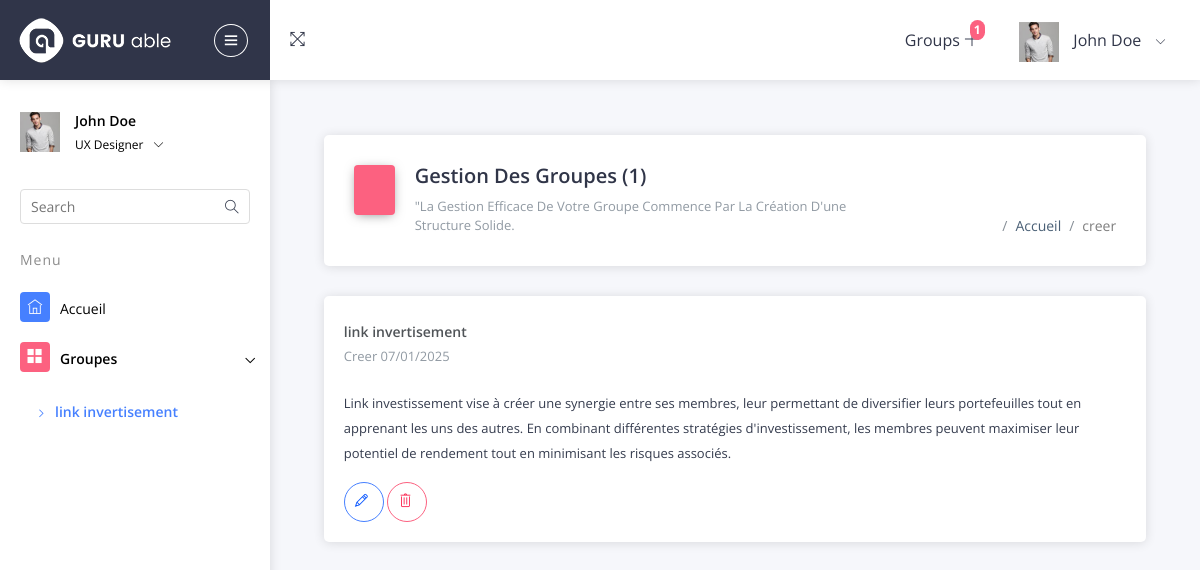
Page /group (signed in) on the committed database.
### fact_gest/models.py (models this page shows, shortened)
class Group(models.Model):
    noms = models.CharField(max_length=255)
    description = models.TextField(null=True, blank=True)
    date_creee = models.DateTimeField(auto_now_add=True)
    proprietaire = models.ForeignKey(settings.AUTH_USER_MODEL, on_delete=models.CASCADE, related_name='groupes')
    class Meta:
        verbose_name = 'groupe'
        verbose_name_plural = 'groupes'

### fact_gest/views.py (the view)
# urls.py: path('group',views.voir_group,name='voir-group'),
def voir_group(request):
    user = request.user
    try:
        groupes = Group.objects.filter(proprietaire=user)
        if not groupes.exists():
            messages.error(request, 'Aucun groupe n’est associé à votre compte.')
            return redirect('accueil')
    except Group.DoesNotExist:
        messages.error(request, 'Une erreur s’est produite. Aucun groupe trouvé.')
        return redirect('accueil')
    groupes_entreprise = Group.objects.prefetch_related('companies').filter(proprietaire=user)
    total_group = groupes.count()
    context = {
        'groupes':groupes,
        'groupes_entreprise':groupes_entreprise,
        'total_group':total_group
    }
    return render(request, 'fact_gest/group.html', context)

### templates/fact_gest/group.html (shortened to what this page needs)
{% extends 'navigateur/base.html' %}
{% load static %}
{% block fact %}
    <div id="pcoded" class="pcoded">
        <div class="pcoded-container navbar-wrapper">
            {% include 'navigateur/nav1.html' %}
            <div class="pcoded-main-container">
                <div class="pcoded-wrapper">
                    {% include 'navigateur/nav3.html' %}
                    <div class="pcoded-content">
                        <div class="pcoded-inner-content">
                            <div class="main-body">
                                <div class="page-wrapper">
                                    <div class="container mt-3">
                                    <div class="page-header card">
                                        <div class="row align-items-end">
                                            <div class="col-lg-8">
                                                <div class="page-header-title">
                                                    <i class="icofont icofont icofont icofont-file-document bg-c-pink"></i>
                                                    <div class="d-inline">
                                                        <h4>gestion  des groupes ({{total_group}}) </h4>
                                                        <span>"La gestion efficace de votre groupe commence par la création
                                                            d'une structure solide.
                                                        </span>
                                                    </div>
                                                </div>
                                            </div>
                                            <div class="col-lg-4">
                                                <div class="page-header-breadcrumb">
                                                    <ul class="breadcrumb-title">
                                                        <li class="breadcrumb-item">
                                                            <a href="index.html">
                                                                <i class="icofont icofont-home"></i>
                                                            </a>
                                                        </li>
                                                        <li class="breadcrumb-item"><a href="{% url 'accueil-user' %}">Accueil</a>
                                                        </li>
                                                        <li class="breadcrumb-item"><a href="{% url 'creer-group' %}">creer</a>
                                                        </li>
                                                    </ul>
                                                </div>
                                            </div>
                                        </div>
                                    </div>
                                    <div class="page-body">
                                        <div class="row">
                                            {% for group in groupes %}
                                            <div class="col-sm-12">
                                                <div class="card">
                                                    <div class="card-header">
                                                        <h5>{{group.noms}}</h5>
                                                        <span>Creer {{ group.date_creee|date:"d/m/Y" }}</span>
                                                        <div class="card-header-right">
                                                            <ul class="list-unstyled card-option" style="width: 35px;">
                                                                <li class=""><i class="icofont icofont-simple-left"></i></li>
                                                            </ul>
                                                        </div>
                                                    </div>
                                                    <div class="card-block">
                                                        <p>
                                                            {{group.description}}
                                                        </p>
                                                        <div>
                                                            <a href="{% url 'modifier-group' group.id %}" class="btn btn-primary btn-outline-primary btn-icon"><i class="ti-pencil"></i></a>
                                                            <a href="{% url 'supprimer-group' group.id %}" class="btn btn-danger btn-outline-danger btn-icon"><i class="ti-trash"></i></a>
                                                        </div>
                                                    </div>
                                                </div>
                                            </div>
                                            {% endfor %}
                                        </div>
                                    </div>
                                </div>
                            </div>
                        </div>
                    </div>
                </div>
            </div>
                        </div>
                    </div>
                </div>
{% endblock %}

### templates/navigateur/base.html (shortened to what this page needs)
<!DOCTYPE html>
{% load static %}
<html lang="fr">
<head>
    <link rel="stylesheet" type="text/css" href="{% static 'assets/css/bootstrap/css/bootstrap.min.css' %}">
    <link rel="stylesheet" type="text/css" href="{% static 'assets/icon/themify-icons/themify-icons.css' %}">
    <link rel="stylesheet" type="text/css" href="{% static 'assets/icon/icofont/css/icofont.css' %}">
    <link rel="stylesheet" type="text/css" href="{% static 'assets/css/style.css' %}">
    <link rel="stylesheet" type="text/css" href="{% static 'assets/css/jquery.mCustomScrollbar.css' %}">
</head>
<body>
    {% block fact %}
    {% endblock %}
</body>
</html>

### templates/navigateur/nav1.html (shortened to what this page needs)
{% load static %}
<nav class="navbar header-navbar pcoded-header">
    <div class="navbar-wrapper">
        <div class="navbar-logo">
            <a class="mobile-menu" id="mobile-collapse" href="#!">
                <i class="ti-menu"></i>
            </a>
            <a href="index.html">
                <img class="img-fluid" src="assets/images/logo.png" alt="Theme-Logo" />
            </a>
        </div>
        <div class="navbar-container container-fluid">
            <ul class="nav-left">
                <li>
                    <a href="#!" onclick="javascript:toggleFullScreen()">
                        <i class="ti-fullscreen"></i>
                    </a>
                </li>
            </ul>
            <ul class="nav-right">
                <li class="header-notification">
                    <a href="#!">
                    Groups
                        <i class="ti-plus"></i>
                        <span class="badge bg-c-pink">1</span>
                    </a>
                </li>
                <li class="user-profile header-notification">
                    <a href="#!">
                        <img src="{% static 'assets/images/avatar-4.jpg' %}" class="img-radius" alt="User-Profile-Image">
                        <span>John Doe</span>
                        <i class="ti-angle-down"></i>
                    </a>
                </li>
            </ul>
        </div>
    </div>
</nav>

### templates/navigateur/nav3.html (shortened to what this page needs)
{% load static %}
<nav class="pcoded-navbar">
    <div class="pcoded-inner-navbar main-menu">
        <div class="">
            <div class="main-menu-header">
                <img class="img-40 img-radius" src="{% static 'assets/images/avatar-4.jpg' %}" alt="User-Profile-Image">
                <div class="user-details">
                    <span>John Doe</span>
                    <span id="more-details">UX Designer<i class="ti-angle-down"></i></span>
                </div>
            </div>
        </div>
        <div class="pcoded-search">
            <div class="pcoded-search-box ">
                <input type="text" placeholder="Search">
                <span class="search-icon"><i class="ti-search" aria-hidden="true"></i></span>
            </div>
        </div>
        <div class="pcoded-navigatio-lavel" data-i18n="nav.category.navigation">Menu</div>
        <ul class="pcoded-item pcoded-left-item">
            <li class="">
                <a href="{% url 'accueil' %}">
                    <span class="pcoded-micon"><i class="ti-home"></i><b>A</b></span>
                    <span class="pcoded-mtext" data-i18n="nav.dash.main">Accueil</span>
                </a>
            </li>
            <li class="pcoded-hasmenu active pcoded-trigger">
                <a href="javascript:void(0)">
                    <span class="pcoded-micon"><i class="ti-layout-grid2-alt"></i></span>
                    <span class="pcoded-mtext"  data-i18n="nav.basic-components.main">
                       Groupes
                    </span>
                </a>
                <ul class="pcoded-submenu">
                    {% for group in groupes_entreprise %}
                    <li class="active">
                        <a href="">
                            <span class="pcoded-mtext" data-i18n="nav.basic-components.alert">{{group.noms}}</span>
                        </a>
                    </li>
                  {% endfor %}
                </ul>
            </li>
        </ul>
    </div>
</nav>

### rows in the picture
Group: noms "link invertisement", date_creee "07/01/2025", description "Link investissement vise à créer une synergie entre ses membres, leur permettant de diversifier leurs portefeuilles tout en apprenant les uns des autres. En combinant différentes stratégies d'investissement, les membres peuvent maximiser leur potentiel de rendement tout en minimisant les risques associés."

### other values in the picture
{{ total_group }} "1"
